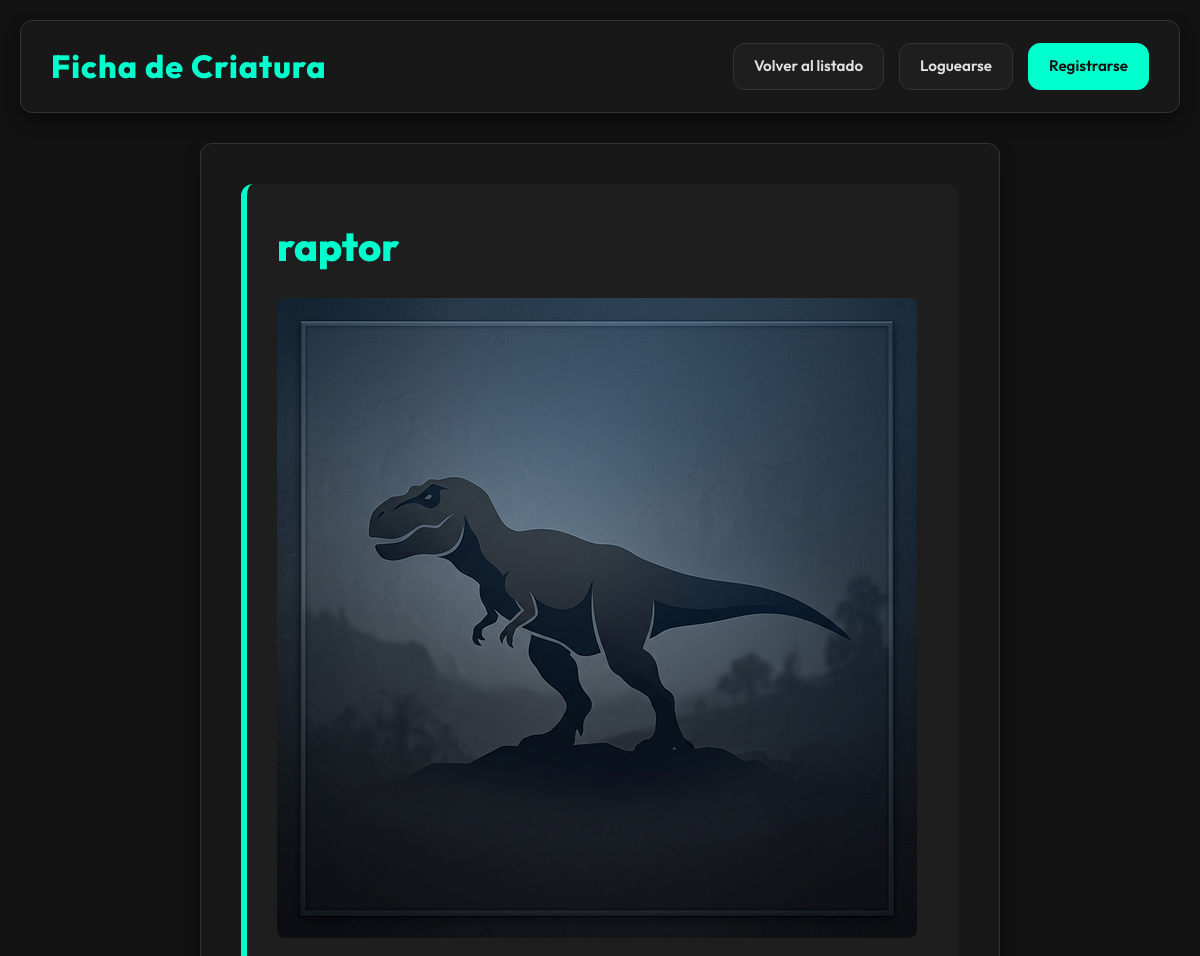
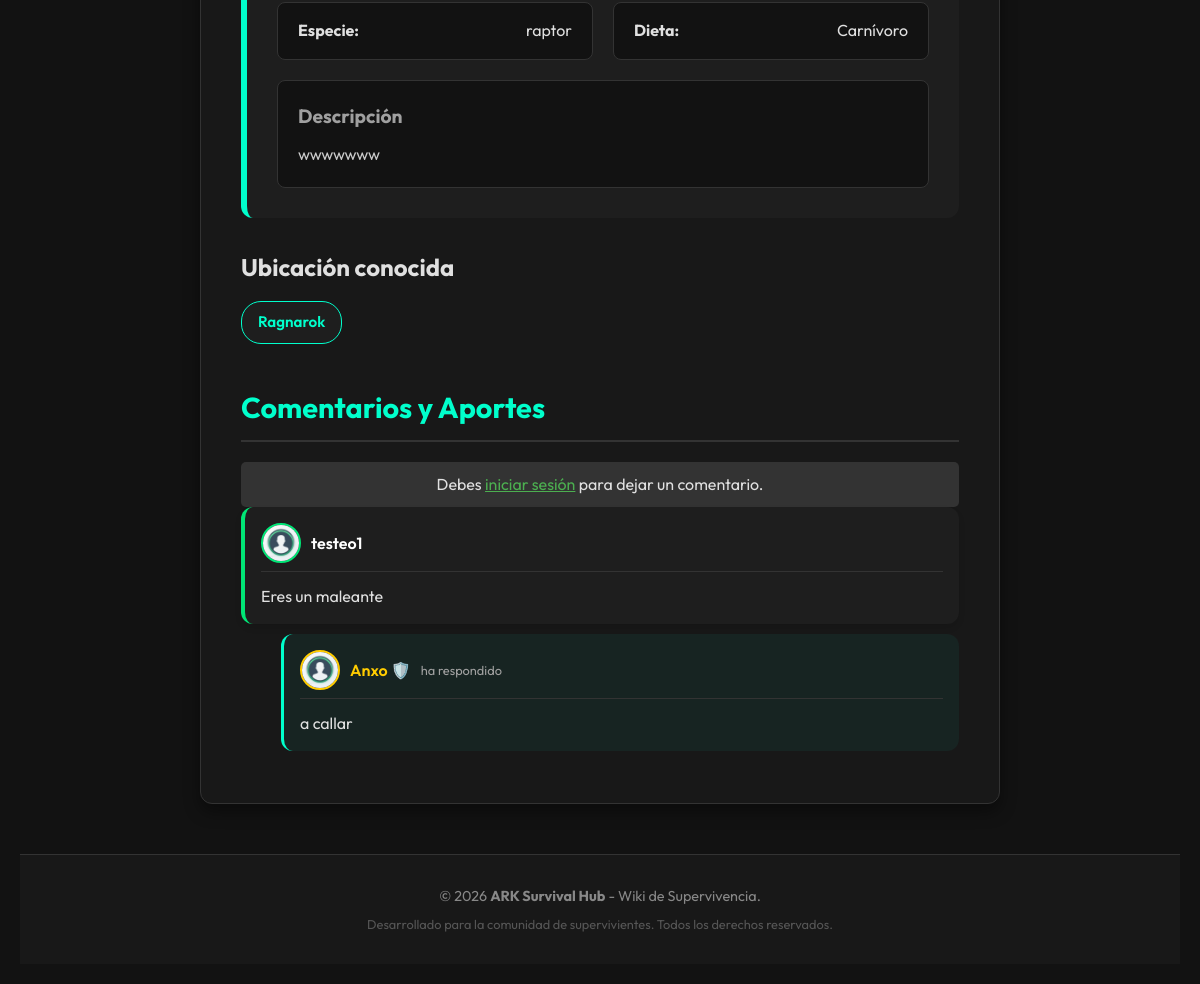
Page /detalle.php?id=24 on the committed database (2 pictures, top to bottom).
### tables this page shows
CREATE TABLE `dinosaurios` (
  `id` int(11) NOT NULL AUTO_INCREMENT,
  `nombre` varchar(100) NOT NULL,
  `especie` varchar(100) DEFAULT NULL,
  `dieta` varchar(50) DEFAULT NULL,
  `imagen` varchar(255) DEFAULT 'default_dino.jpg',
  `descripcion` text DEFAULT NULL,
  PRIMARY KEY (`id`)
);

CREATE TABLE `mapas` (
  `id` int(11) NOT NULL AUTO_INCREMENT,
  `nombre_mapa` varchar(100) NOT NULL,
  `descripcion` text DEFAULT NULL,
  PRIMARY KEY (`id`)
);

CREATE TABLE `comentarios` (
  `id` int(11) NOT NULL AUTO_INCREMENT,
  `texto` text NOT NULL,
  `usuario_id` int(11) DEFAULT NULL,
  `dino_id` int(11) DEFAULT NULL,
  `respuesta_a` int(11) DEFAULT NULL,
  PRIMARY KEY (`id`),
  KEY `usuario_id` (`usuario_id`),
  KEY `dino_id` (`dino_id`),
  CONSTRAINT `comentarios_ibfk_1` FOREIGN KEY (`usuario_id`) REFERENCES `usuarios` (`id`),
  CONSTRAINT `comentarios_ibfk_2` FOREIGN KEY (`dino_id`) REFERENCES `dinosaurios` (`id`)
);

CREATE TABLE `usuarios` (
  `id` int(11) NOT NULL AUTO_INCREMENT,
  `nick` varchar(50) NOT NULL,
  `email` varchar(100) DEFAULT NULL,
  `password` varchar(255) NOT NULL,
  `rol` varchar(20) DEFAULT 'usuario',
  `foto_perfil` varchar(255) DEFAULT 'default.png',
  `permiso_insertar_dino` tinyint(1) DEFAULT 1,
  `permiso_eliminar_comentario` tinyint(1) DEFAULT 1,
  `recuperar_token` varchar(100) DEFAULT NULL,
  `recuperar_expira` datetime DEFAULT NULL,
  `permiso_moderar_usuarios` tinyint(1) DEFAULT 0,
  `baneado_hasta` datetime DEFAULT NULL,
  `motivo_ban` text DEFAULT NULL,
  `ban_permanente` tinyint(1) DEFAULT 0,
  `intentos_fallidos` int(11) DEFAULT 0,
  `ultimo_fallo` datetime DEFAULT NULL,
  `verificado` tinyint(1) DEFAULT 0,
  `codigo_verificacion` varchar(10) DEFAULT NULL,
  PRIMARY KEY (`id`)
);

### detalle.php (the view, shortened to what this page needs)
<?php
include 'config/db.php';
$id = isset($_GET['id']) ? $_GET['id'] : 1;
$sql_dino = "SELECT * FROM dinosaurios WHERE id = :id";
$stmt = $conexion->prepare($sql_dino);
$stmt->bindParam(':id', $id);
$stmt->execute();
$dino = $stmt->fetch(PDO::FETCH_ASSOC);
$sql_mapas = "SELECT m.nombre_mapa
              FROM mapas m
              INNER JOIN dino_mapas dm ON m.id = dm.mapa_id
              WHERE dm.dino_id = :id";
$stmt_mapas = $conexion->prepare($sql_mapas);
$stmt_mapas->bindParam(':id', $id);
$stmt_mapas->execute();
$mapas = $stmt_mapas->fetchAll(PDO::FETCH_ASSOC);
$comentarios_por_pagina = 10;
$pagina_actual = isset($_GET['p']) && is_numeric($_GET['p']) ? (int)$_GET['p'] : 1;
$offset = ($pagina_actual - 1) * $comentarios_por_pagina;
$sql_comments = "SELECT c.*, u.nick, u.rol, u.foto_perfil
                 FROM comentarios c
                 JOIN usuarios u ON c.usuario_id = u.id
                 WHERE c.dino_id = :id AND c.respuesta_a IS NULL
                 ORDER BY c.id DESC
                 LIMIT :limit OFFSET :offset";
$stmt_comments = $conexion->prepare($sql_comments);
$stmt_comments->bindParam(':id', $id, PDO::PARAM_INT);
$stmt_comments->bindParam(':limit', $comentarios_por_pagina, PDO::PARAM_INT);
$stmt_comments->bindParam(':offset', $offset, PDO::PARAM_INT);
$stmt_comments->execute();
$comentarios = $stmt_comments->fetchAll(PDO::FETCH_ASSOC);
$respuestas = [];
if (count($comentarios) > 0) {
    $ids_raiz = array_column($comentarios, 'id');
    $placeholders = implode(',', array_fill(0, count($ids_raiz), '?'));
    $sql_resp = "SELECT c.*, u.nick, u.rol, u.foto_perfil
                 FROM comentarios c
                 JOIN usuarios u ON c.usuario_id = u.id
                 WHERE c.respuesta_a IN ($placeholders)
                 ORDER BY c.id ASC";
    $stmt_resp = $conexion->prepare($sql_resp);
    $stmt_resp->execute($ids_raiz);
    $all_resp = $stmt_resp->fetchAll(PDO::FETCH_ASSOC);
    foreach ($all_resp as $r) {
        $respuestas[$r['respuesta_a']][] = $r;
    }
}
?>
<!DOCTYPE html>
<html lang="es">
<head>
    <link rel="stylesheet" href="assets/css/estilos.css?v=1.3">
</head>
<body>
    <?php
    include 'includes/header.php';
    ?>
    <main class="contenedor-detalle">
        <section class="ficha-principal">
            <h2 class="nombre-dino"><?php echo htmlspecialchars($dino['nombre']); ?></h2>
            <?php if(!empty($dino['imagen'])): ?>
                <div class="dino-img-detalle" style="text-align: center; margin-bottom: 20px;">
                    <?php
                    $src_dino_d = (strpos($dino['imagen'], 'http') === 0) ? $dino['imagen'] : "assets/img/dinos/" . $dino['imagen'];
                    if (strpos($src_dino_d, 'res.cloudinary.com') !== false) {
                        $src_dino_d = str_replace('/upload/', '/upload/f_auto,q_auto,w_1200,c_limit/', $src_dino_d);
                    }
                    ?>
                    <img src="<?php echo htmlspecialchars($src_dino_d); ?>" alt="<?php echo htmlspecialchars($dino['nombre']); ?>" style="max-width: 100%; border-radius: 8px;" onerror="this.src='assets/img/dinos/default_dino.jpg'">
                </div>
            <?php endif; ?>
            <div class="info-grid">
                <div class="dato">
                    <strong>Especie:</strong>
                    <span><?php echo htmlspecialchars($dino['especie']); ?></span>
                </div>
                <div class="dato">
                    <strong>Dieta:</strong>
                    <span><?php echo htmlspecialchars($dino['dieta']); ?></span>
                </div>
            </div>
            <?php if(!empty($dino['descripcion'])): ?>
                <div class="dino-descripcion" style="margin-top: 20px;">
                    <h3>Descripción</h3>
                    <p style="white-space: pre-wrap; color: #ccc;"><?php echo htmlspecialchars($dino['descripcion']); ?></p>
                </div>
            <?php endif; ?>
        </section>
        <section class="seccion-mapas">
            <h3>Ubicación conocida</h3>
            <div class="lista-mapas">
                <?php if (count($mapas) > 0): ?>
                    <?php foreach ($mapas as $mapa): ?>
                        <span class="tag-mapa"><?php echo htmlspecialchars($mapa['nombre_mapa']); ?></span>
                    <?php
    endforeach; ?>
                <?php
else: ?>
                    <p class="sin-datos">No se han registrado avistamientos en los mapas actuales.</p>
                <?php
endif; ?>
            </div>
        </section>
        <section id="comentarios" class="seccion-comentarios" style="margin-top: 40px;">
            <h3>Comentarios y Aportes</h3>
            <?php if (isset($_SESSION['usuario_id'])): ?>
                <form action="actions/procesar_comentario.php" method="POST" class="form-ark" style="margin-bottom: 25px;" id="form-comentario">
                    <input type="hidden" name="csrf_token" value="<?php echo $_SESSION['csrf_token']; ?>">
                    <input type="hidden" name="dino_id" value="<?php echo $dino['id']; ?>">
                    <input type="hidden" name="respuesta_a" id="input_respuesta_a" value="">
                    <div style="display:none !important;">
                        <label>No rellenar este campo:</label>
                        <input type="text" name="website_url" value="">
                    </div>
                    <div id="indicador-respuesta" style="display: none; background: rgba(0, 255, 204, 0.1); padding: 10px; border-radius: 8px; margin-bottom: 10px; border: 1px dashed var(--accent);">
                        <span class="f-09">Respondiendo a <strong id="nick-respuesta">@usuario</strong></span>
                        <button type="button" onclick="cancelarRespuesta()" style="background: none; border: none; color: #ff5555; cursor: pointer; float: right; font-weight: bold;">[X] Cancelar</button>
                    </div>
                    <div style="display: flex; gap: 15px; margin-bottom: 10px;">
                        <?php
                        $foto_mismo = $_SESSION['foto_perfil'] ?? 'default.png';
                        $src_mismo = (strpos($foto_mismo, 'http') === 0) ? $foto_mismo : "assets/img/perfil/" . $foto_mismo;
                        ?>
                        <img src="<?php echo htmlspecialchars($src_mismo); ?>"
                             alt="Mi Perfil"
                             class="avatar-comentario"
                             style="width: 40px; height: 40px; border-radius: 50%; object-fit: cover; border: 2px solid var(--success-color); flex-shrink: 0;"
                             onerror="this.src='assets/img/perfil/default.png'">
                        <textarea name="texto" required placeholder="Añade tu comentario o estrategia (máx 10.000 palabras)..." rows="4" style="width: 100%; border-radius: var(--radius);"></textarea>
                    </div>
                    <button type="submit" class="boton-insertar">Comentar</button>
                </form>
            <?php else: ?>
                <p style="background-color: #333; padding: 10px; border-radius: 5px; text-align: center;">Debes <a href="login.php" style="color: #4CAF50;">iniciar sesión</a> para dejar un comentario.</p>
            <?php endif; ?>
            <div class="comentarios-lista">
                <?php if (count($comentarios) > 0): ?>
                    <?php foreach ($comentarios as $c): ?>
                        <div class="comentario <?php echo ($c['rol'] === 'admin' || $c['rol'] === 'superadmin') ? 'comentario-admin' : ''; ?>">
                            <div class="comentario-header">
                                <div style="display: flex; align-items: center; gap: 10px;">
                                    <?php
                                    $foto_c = $c['foto_perfil'] ?? 'default.png';
                                    $src_c = (strpos($foto_c, 'http') === 0) ? $foto_c : "assets/img/perfil/" . $foto_c;
                                    ?>
                                    <img src="<?php echo htmlspecialchars($src_c); ?>"
                                         alt="Avatar"
                                         class="avatar-comentario"
                                         onerror="this.src='assets/img/perfil/default.png'">
                                    <strong class="comentario-nick <?php echo ($c['rol'] === 'admin' || $c['rol'] === 'superadmin') ? 'nick-admin' : ''; ?>">
                                        <?php echo htmlspecialchars($c['nick']); ?> <?php echo ($c['rol'] === 'admin' || $c['rol'] === 'superadmin') ? '🛡️' : ''; ?>
                                    </strong>
                                </div>
                            </div>
                            <p class="comentario-texto"><?php echo nl2br(htmlspecialchars($c['texto'])); ?></p>
                        </div>
                        <?php if (isset($respuestas[$c['id']])): ?>
                            <?php foreach ($respuestas[$c['id']] as $r): ?>
                                <div class="comentario comentario-admin comentario-respuesta">
                                    <div class="comentario-header">
                                        <div style="display: flex; align-items: center; gap: 10px;">
                                            <?php
                                            $foto_r = $r['foto_perfil'] ?? 'default.png';
                                            $src_r = (strpos($foto_r, 'http') === 0) ? $foto_r : "assets/img/perfil/" . $foto_r;
                                            ?>
                                            <img src="<?php echo htmlspecialchars($src_r); ?>" alt="Avatar" class="avatar-comentario" onerror="this.src='assets/img/perfil/default.png'">
                                            <strong class="comentario-nick nick-admin">
                                                <?php echo htmlspecialchars($r['nick']); ?> 🛡️
                                            </strong>
                                            <span class="f-08 text-muted">ha respondido</span>
                                        </div>
                                    </div>
                                    <p class="comentario-texto"><?php echo nl2br(htmlspecialchars($r['texto'])); ?></p>
                                </div>
                            <?php endforeach; ?>
                        <?php endif; ?>
                    <?php endforeach; ?>
                <?php else: ?>
                    <p class="sin-datos" style="text-align: center; color: #888;">No hay comentarios todavía. ¡Sé el primero en aportar info!</p>
                <?php endif; ?>
            </div>
        </section>
    <?php include 'includes/footer.php'; ?>

### assets/css/estilos.css (style rules this page uses)
:root { --bg-main: #121212; --bg-card: #1e1e1e; --bg-header: #181818; --text-main: #e0e0e0; --text-muted: #a0a0a0; --accent: #00ffcc; --accent-hover: #00ccaa; --border-color: #333333; --error-color: #ff4444; --success-color: #00e676; --shadow: 0 8px 16px rgba(0, 0, 0, 0.4); --radius: 12px; }
* { margin: 0; padding: 0; box-sizing: border-box; }
p, h1, h2, h3, h4, span, div { overflow-wrap: break-word; word-wrap: break-word; }
img { max-width: 100%; height: auto; display: block; }
body { font-family: 'Outfit', sans-serif; background-color: var(--bg-main); color: var(--text-main); line-height: 1.6; padding: 20px; max-width: 1200px; margin: 0 auto; }
.text-muted { color: var(--text-muted); }
.f-08 { font-size: 0.8rem; }
.contenedor-detalle { background: var(--bg-header); border: 1px solid var(--border-color); padding: 40px; border-radius: var(--radius); box-shadow: var(--shadow); margin: 0 auto; max-width: 800px; }
.ficha-principal { background: var(--bg-card); padding: 30px; border-radius: var(--radius); border-left: 6px solid var(--accent); margin-bottom: 30px; }
.nombre-dino { color: var(--accent); font-size: 2.5rem; margin-bottom: 20px; font-weight: 800; }
.dino-img-detalle { margin-bottom: 20px; }
.info-grid { display: grid; grid-template-columns: repeat(auto-fit, minmax(280px, 1fr)); gap: 20px; }
.dato { background: var(--bg-main); padding: 15px 20px; border-radius: 8px; border: 1px solid var(--border-color); display: flex; justify-content: space-between; align-items: center; gap: 15px; min-width: 0; }
.dato strong { text-align: right; word-break: break-all; }
.dino-descripcion { margin-top: 20px; padding: 20px; background: var(--bg-main); border-radius: 8px; border: 1px solid var(--border-color); }
.dino-descripcion h3 { font-size: 1.2rem; color: var(--text-muted); margin-bottom: 10px; }
.seccion-mapas h3 { font-size: 1.5rem; margin-bottom: 15px; color: var(--text-main); }
.lista-mapas { display: flex; flex-wrap: wrap; gap: 12px; }
.tag-mapa { background: var(--bg-card); color: var(--accent); padding: 8px 16px; border-radius: 20px; font-size: 0.95rem; border: 1px solid var(--accent); font-weight: 600; }
.seccion-comentarios h3 { font-size: 1.8rem; color: var(--accent); margin-bottom: 20px; border-bottom: 2px solid var(--border-color); padding-bottom: 10px; }
.comentarios-lista { display: flex; flex-direction: column; gap: 8px; }
.comentario { background-color: var(--bg-card); margin-bottom: 12px; padding: 16px; border-radius: var(--radius); border-left: 4px solid var(--success-color); box-shadow: 0 4px 6px rgba(0, 0, 0, 0.1); transition: transform 0.2s ease, box-shadow 0.2s ease; }
.comentario-admin { border-left: 4px solid #ffcc00; }
.comentario-respuesta { margin-left: 40px !important; margin-top: -10px !important; border-left: 3px solid var(--accent) !important; background: rgba(0, 255, 204, 0.05) !important; font-size: 0.95rem; box-shadow: none !important; }
.comentario-header { display: flex; justify-content: space-between; align-items: center; margin-bottom: 12px; border-bottom: 1px solid var(--border-color); padding-bottom: 8px; }
.avatar-comentario { width: 40px; height: 40px; border-radius: 50%; object-fit: cover; border: 2px solid var(--success-color); }
.comentario-admin .avatar-comentario { border-color: #ffcc00; }
.comentario-nick { color: #fff; font-size: 1rem; font-weight: 600; }
.nick-admin { color: #ffcc00; }
.comentario-texto { white-space: pre-wrap; font-size: 1rem; color: var(--text-main); line-height: 1.5; }

### rows in the picture
dinosaurios: nombre "raptor", especie "raptor", dieta "Carnívoro", descripcion "wwwwwww"
mapas: nombre_mapa "Ragnarok"
comentarios: usuario.foto_perfil (placeholder picture), usuario.nick "testeo1", texto "Eres un maleante"
comentarios: usuario.nick "Anxo", texto "a callar"

### other values in the picture
$header_titulo "Ficha de Criatura"
$header_volver_texto "Volver al listado"
